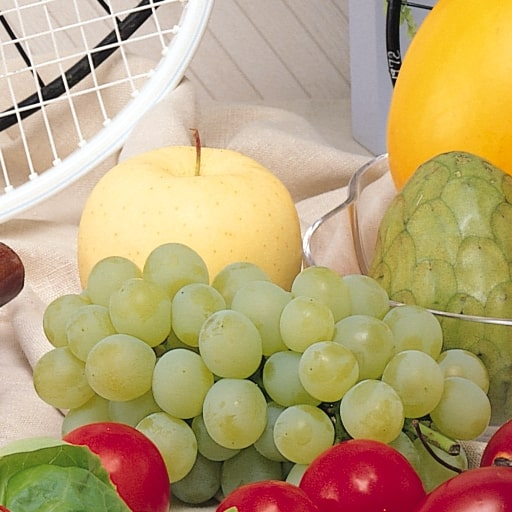
#> input picture 20701014_Q21/20701014_Q21_input.jpg, 512 x 512 px, found by its file name
$ python 20701014_Q21.py
#> lines starting #> are read from the running program, lines starting #| are printed output that depends on the picture; after the words box and inside, x2 and y2 are one past the last pixel; in counts of white or black regions, pixels touching at a corner belong together
from PIL import Image
import numpy as np
import math, random

def preprocess_image(image_path):
#> called with image_path = '20701014_Q21/20701014_Q21_input.jpg'
    try:
        image = Image.open(image_path)
#> image is the input picture: PIL image 512x512 RGB; mean R, G, B 185.3, 163.3, 118.3
        image_array = np.array(image)

        # Check if image is already grayscale (2D) or color (3D)
        if len(image_array.shape) == 2:
            return image_array
        elif len(image_array.shape) == 3:
            # Convert RGB to Grayscale using the formula: Y = 0.299R + 0.587G + 0.114B
            height, width = image_array.shape[:2]
#> height = 512; width = 512
            image_gray_array = np.zeros((height, width), dtype=np.uint8)
            for i in range(height):
                for j in range(width):
                    r = image_array[i, j, 0]
                    g = image_array[i, j, 1]
                    b = image_array[i, j, 2]
                    image_gray_array[i, j] = int(0.299 * r + 0.587 * g + 0.114 * b)
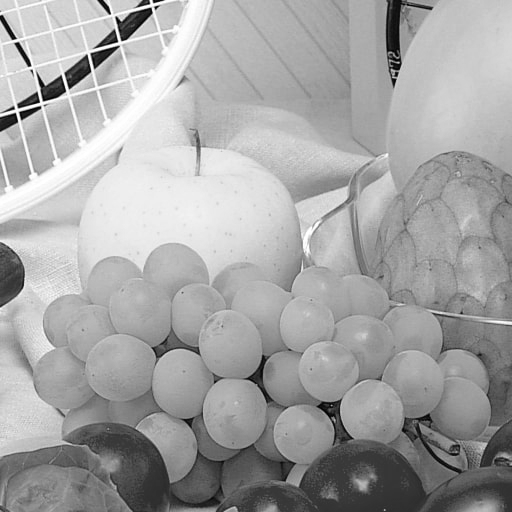
#> image_gray_array: shape (512, 512); min 0, max 255, mean 164.2
            return image_gray_array
    except Exception as e:
        print(f"Error processing image: {e}")
        return None

def median_filter(image, kernel_size=3):
#> called with kernel_size = 3
    height, width = image.shape
#> height = 512; width = 512
    padded = np.pad(image, ((kernel_size//2, kernel_size//2), (kernel_size//2, kernel_size//2)), mode='constant')
    filtered = np.zeros((height, width), dtype=np.uint8)
    for i in range(height):
        for j in range(width):
            window = padded[i:i+kernel_size, j:j+kernel_size].flatten()
            filtered[i, j] = np.median(window)
    return filtered

def remove_small_objects(image, min_size=50):
#> called with min_size = 50
    height, width = image.shape
#> height = 512; width = 512
    binary_image = np.zeros((height, width), dtype=np.uint8)
    threshold = 128
    for i in range(height):
        for j in range(width):
            binary_image[i, j] = 255 if image[i, j] >= threshold else 0
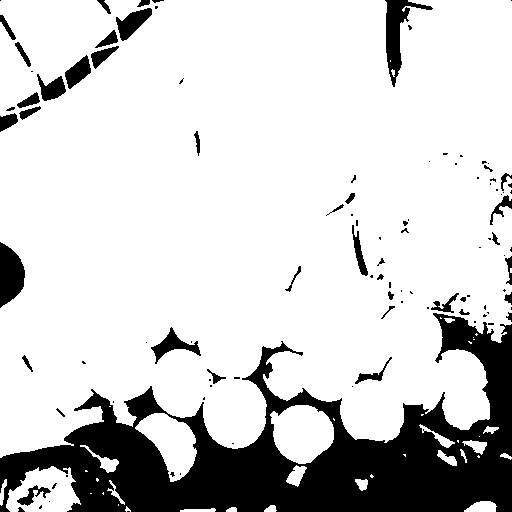
#> binary_image: shape (512, 512); 81.3% white; 105 black regions (62 under 20 px), largest, box (x1, y1, x2, y2) and area: (0, 313, 512, 512) 40560, (385, 0, 433, 87) 1298, (0, 242, 25, 308) 1159

    labels = np.zeros((height, width), dtype=np.int32)
    object_sizes = {}
    label = 0
    for i in range(height):
        for j in range(width):
            if binary_image[i, j] == 255 and labels[i, j] == 0:
                label += 1
                size = 0
                stack = [(i, j)]
                while stack:
                    x, y = stack.pop()
                    if 0 <= x < height and 0 <= y < width and binary_image[x, y] == 255 and labels[x, y] == 0:
                        labels[x, y] = label
                        size += 1
                        stack.append((x-1, y))
                        stack.append((x+1, y))
                        stack.append((x, y-1))
                        stack.append((x, y+1))
                object_sizes[label] = size
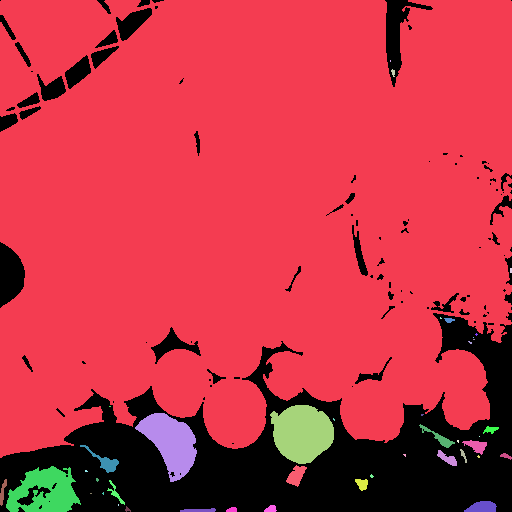
#> labels: shape (512, 512) int32; 43 distinct labels, from 0 to 42; one colour per label, 0 black
#> after the loop, label = 42

    cleaned_image = np.zeros((height, width), dtype=np.uint8)
    for i in range(height):
        for j in range(width):
            if labels[i, j] > 0 and object_sizes.get(labels[i, j], 0) >= min_size:
                cleaned_image[i, j] = 255
#> cleaned_image: shape (512, 512); 81.2% white; 104 black regions (61 under 20 px), largest, box (x1, y1, x2, y2) and area: (0, 313, 512, 512) 40825, (385, 0, 433, 87) 1321, (0, 242, 25, 308) 1159
    return cleaned_image

def histogram_equalization(image):
    height, width = image.shape
#> height = 512; width = 512
    hist = np.zeros(256, dtype=np.int32)
    for i in range(height):
        for j in range(width):
            hist[image[i, j]] += 1

    cdf = np.zeros(256, dtype=np.float32)
    cdf[0] = hist[0]
    for i in range(1, 256):
        cdf[i] = cdf[i-1] + hist[i]
#> after the loop, cdf = 256 values from 49188 to 262144

    cdf_min = cdf[np.nonzero(cdf)[0][0]] if np.any(cdf) else 0
#> cdf_min = 49188
    cdf_max = cdf[-1]
#> cdf_max = 262144
    equalized = np.zeros((height, width), dtype=np.uint8)
    for i in range(height):
        for j in range(width):
            if cdf_max > cdf_min:
                equalized[i, j] = int(((cdf[image[i, j]] - cdf_min) * 255) / (cdf_max - cdf_min) + 0.5)
    return equalized

def apply_watershed_segmentation(image):
    if len(image.shape) != 2:
        raise ValueError("Image must be grayscale (2D)")

    # Preprocessing
    image = median_filter(image, kernel_size=3)
    Image.fromarray(image).save('20701014_Q21/20701014_Q21_reducedNoise.jpg')
    image = remove_small_objects(image, min_size=50)
    Image.fromarray(image).save('20701014_Q21/20701014_Q21_removedSmallObjects.jpg')
    image = histogram_equalization(image)
    Image.fromarray(image).save('20701014_Q21/20701014_Q21_histogramEqualized.jpg')

    height, width = image.shape
#> height = 512

    # Compute gradient magnitude (simple difference)
    gradient = np.zeros((height, width), dtype=np.uint8)
    for i in range(1, height - 1):
        for j in range(1, width - 1):
            dx = image[i, j + 1] - image[i, j - 1]
            dy = image[i + 1, j] - image[i - 1, j]
            gradient[i, j] = min(255, int(math.sqrt(dx * dx + dy * dy) + 0.5))
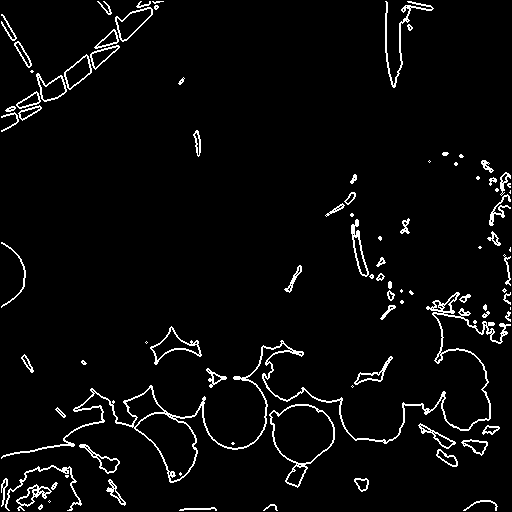
#> gradient: shape (512, 512); values 0 (black) and 1 (white), 3.9% white in thin lines or dots

    # Detect markers (local minima)
    markers = np.zeros((height, width), dtype=np.int32)
    current_marker = 1
    for i in range(1, height - 1):
        for j in range(1, width - 1):
            is_minima = True
            for di in range(-1, 2):
                for dj in range(-1, 2):
                    if image[i + di, j + dj] < image[i, j]:
                        is_minima = False
                        break
                if not is_minima:
                    break
            if is_minima and image[i, j] < 150:  # Adjusted threshold
                markers[i, j] = current_marker
                current_marker += 1
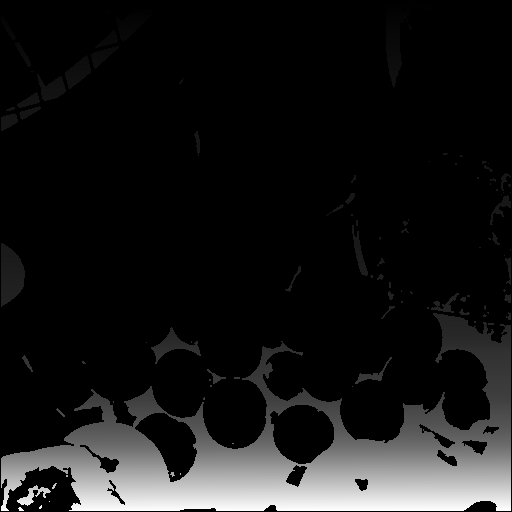
#> markers: shape (512, 512) int32; min 0, max 48352, mean 4459.3; drawn with min black and max white

    # Watershed algorithm
    segmented_image = np.zeros((height, width), dtype=np.uint8)
    labels = np.zeros((height, width), dtype=np.int32)
    stack = []
    for i in range(height):
        for j in range(width):
            if markers[i, j] > 0:
                labels[i, j] = markers[i, j]
                stack.append((i, j))

    while stack:
        x, y = stack.pop()
        for di in range(-1, 2):
            for dj in range(-1, 2):
                ni, nj = x + di, y + dj
                if (0 <= ni < height and 0 <= nj < width and
                    labels[ni, nj] == 0 and gradient[ni, nj] < gradient[x, y]):
                    labels[ni, nj] = labels[x, y]
                    stack.append((ni, nj))
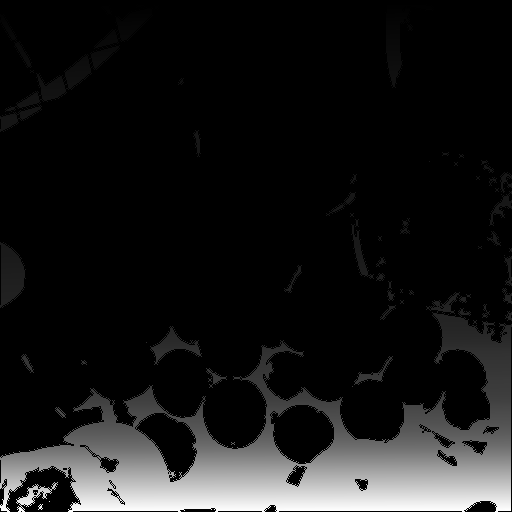
#> labels: shape (512, 512) int32; 0.91% of pixels changed, all inside (x1, y1, x2, y2) = (0, 0, 512, 512); drawn with min black and max white

    # Assign unique colors to segments and add watershed lines
    max_label = np.max(labels)
    color_map = np.zeros((max_label + 1, 3), dtype=np.uint8)
    for i in range(1, max_label + 1):
        color_map[i] = [random.randint(0, 255), random.randint(0, 255), random.randint(0, 255)]
    for i in range(height):
        for j in range(width):
            if labels[i, j] > 0:
                segmented_image[i, j] = color_map[labels[i, j], 0]  # Use R for grayscale display
            else:
                segmented_image[i, j] = 0  # Black for watershed lines
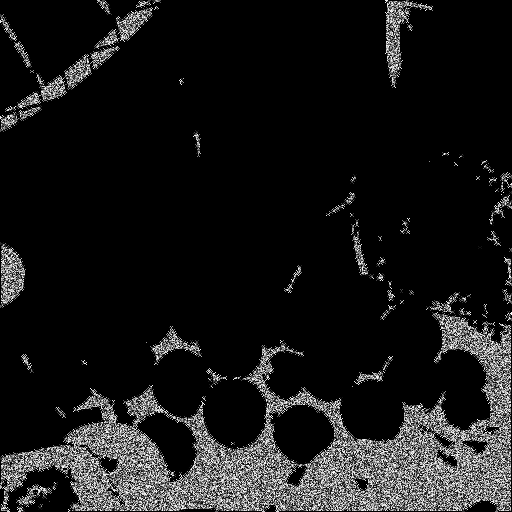
#> segmented_image: shape (512, 512); min 0, max 255, mean 24.5

    return segmented_image

image_path = '20701014_Q21/20701014_Q21_input.jpg'
preprocessed_image = preprocess_image(image_path)
if preprocessed_image is not None:
    segmented_image = apply_watershed_segmentation(preprocessed_image)
    segmented_image_pil = Image.fromarray(segmented_image)
    segmented_image_pil.save('20701014_Q21/20701014_Q21_output.jpg')
